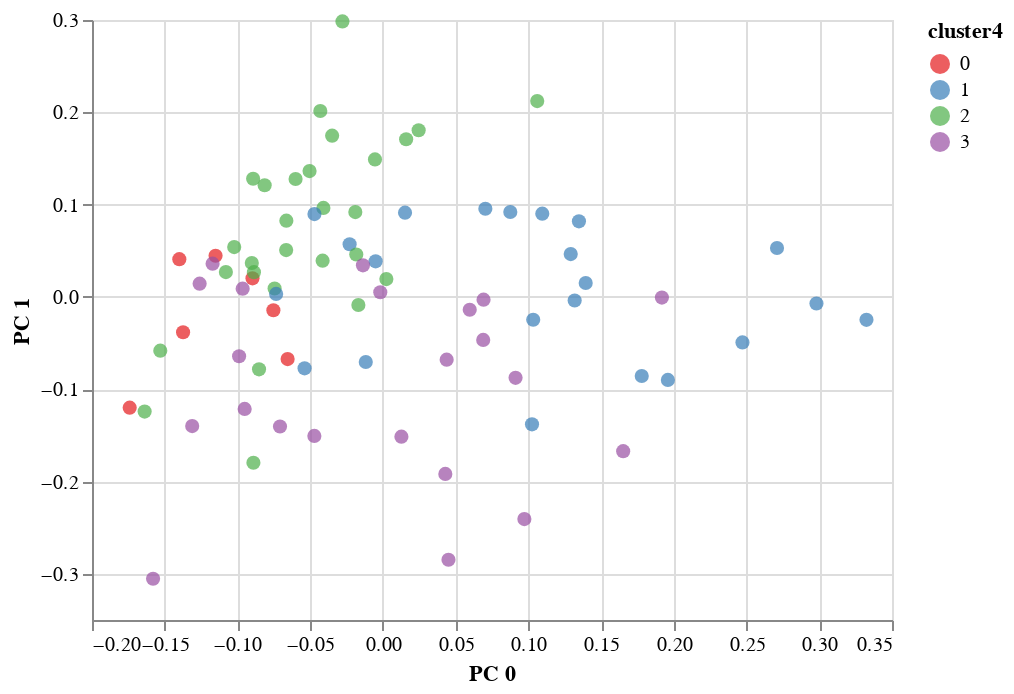

Notebook code for this chart:
### Code cell
alt.Chart(merged_df).mark_circle(size=50).encode(
    x=alt.X('0', axis=alt.Axis(title='PC 0')),
    y=alt.Y('1', axis=alt.Axis(title='PC 1')),
    color=alt.Color('cluster4:N', scale=alt.Scale(scheme='set1')), # # dark2
    tooltip='player'
)

### Figure 1 — Vega-Lite specification as saved in the notebook (floating-point values rounded to 4 significant figures)
{"config": {"view": {"continuousWidth": 400, "continuousHeight": 300}}, "data": {"name": "data-6f985c5b03b6350edf98f94e505e3be0"}, "mark": {"type": "circle", "size": 50}, "encoding": {"color": {"type": "nominal", "field": "cluster4", "scale": {"scheme": "set1"}}, "tooltip": {"type": "nominal", "field": "player"}, "x": {"type": "quantitative", "axis": {"title": "PC 0"}, "field": "0"}, "y": {"type": "quantitative", "axis": {"title": "PC 1"}, "field": "1"}}, "$schema": "https://vega.github.io/schema/vega-lite/v4.8.1.json", "datasets": {"data-6f985c5b03b6350edf98f94e505e3be0": [{"0": 0.1959, "1": -0.0899, "2": -0.05873, "first_cluster": 0, "player": "Steven Adams", "cluster37": 3, "cluster4": 1}, {"0": 0.06919, "1": -0.002983, "2": -0.09541, "first_cluster": 0, "player": "LaMarcus Aldridge", "cluster37": 12, "cluster4": 3}, {"0": 0.09725, "1": -0.2406, "2": -0.1503, "first_cluster": 0, "player": "Giannis Antetokounmpo", "cluster37": 15, "cluster4": 3}, {"0": 0.1779, "1": -0.08572, "2": -0.07249, "first_cluster": 0, "player": "Deandre Ayton", "cluster37": 28, "cluster4": 1}, {"0": 0.1033, "1": -0.02478, "2": 0.01041, "first_cluster": 0, "player": "Marvin Bagley III", "cluster37": 7, "cluster4": 1}, {"0": -0.0753, "1": -0.0144, "2": -0.1437, "first_cluster": 0, "player": "Bradley Beal", "cluster37": 2, "cluster4": 0}, {"0": 0.002368, "1": 0.01929, "2": 0.0116, "first_cluster": 0, "player": "Eric Bledsoe", "cluster37": 23, "cluster4": 2}, {"0": 0.01597, "1": 0.1708, "2": -0.07203, "first_cluster": 0, "player": "Bojan Bogdanovic", "cluster37": 1, "cluster4": 2}, {"0": -0.1311, "1": -0.1399, "2": -0.1455, "first_cluster": 0, "player": "Devin Booker", "cluster37": 5, "cluster4": 3}, {"0": -0.02289, "1": 0.0571, "2": -0.1792, "first_cluster": 0, "player": "Jimmy Butler", "cluster37": 7, "cluster4": 1}, {"0": 0.2981, "1": -0.007097, "2": -0.1789, "first_cluster": 0, "player": "Clint Capela", "cluster37": 3, "cluster4": 1}, {"0": 0.1291, "1": 0.04642, "2": 0.07561, "first_cluster": 0, "player": "Willie Cauley-Stein", "cluster37": 3, "cluster4": 1}, {"0": -0.04091, "1": 0.0964, "2": 0.04754, "first_cluster": 0, "player": "Jordan Clarkson", "cluster37": 6, "cluster4": 2}, {"0": 0.1394, "1": 0.01511, "2": -0.1064, "first_cluster": 0, "player": "John Collins", "cluster37": 7, "cluster4": 1}, {"0": -0.1022, "1": 0.05401, "2": -0.1253, "first_cluster": 0, "player": "Mike Conley", "cluster37": 25, "cluster4": 2}, {"0": -0.06005, "1": 0.1278, "2": -0.1791, "first_cluster": 0, "player": "Stephen Curry", "cluster37": 21, "cluster4": 2}, {"0": 0.0912, "1": -0.08765, "2": -0.1812, "first_cluster": 0, "player": "Anthony Davis", "cluster37": 8, "cluster4": 3}, {"0": -0.07075, "1": -0.1404, "2": -0.06203, "first_cluster": 0, "player": "DeMar DeRozan", "cluster37": 12, "cluster4": 3}, {"0": -0.04145, "1": 0.03929, "2": -0.007219, "first_cluster": 0, "player": "Spencer Dinwiddie", "cluster37": 13, "cluster4": 2}, {"0": -0.08902, "1": -0.1796, "2": -0.001809, "first_cluster": 0, "player": "Luka Doncic", "cluster37": 25, "cluster4": 2}, {"0": 0.1652, "1": -0.1671, "2": 0.01475, "first_cluster": 0, "player": "Andre Drummond", "cluster37": 0, "cluster4": 3}, {"0": -0.00181, "1": 0.005028, "2": -0.132, "first_cluster": 0, "player": "Kevin Durant", "cluster37": 24, "cluster4": 3}, {"0": 0.04291, "1": -0.1917, "2": -0.1125, "first_cluster": 0, "player": "Joel Embiid", "cluster37": 30, "cluster4": 3}, {"0": -0.06639, "1": 0.08266, "2": 0.05577, "first_cluster": 0, "player": "Evan Fournier", "cluster37": 18, "cluster4": 2}, {"0": -0.09504, "1": -0.1213, "2": 0.06791, "first_cluster": 0, "player": "De'Aaron Fox", "cluster37": 8, "cluster4": 3}, {"0": 0.02457, "1": 0.1805, "2": -0.1245, "first_cluster": 0, "player": "Danilo Gallinari", "cluster37": 13, "cluster4": 2}, {"0": -0.08966, "1": 0.02014, "2": -0.1643, "first_cluster": 0, "player": "Paul George", "cluster37": 4, "cluster4": 0}, {"0": -0.005013, "1": 0.03857, "2": 0.1656, "first_cluster": 0, "player": "Shai Gilgeous-Alexander", "cluster37": 16, "cluster4": 1}, {"0": 0.3324, "1": -0.02481, "2": -0.08079, "first_cluster": 0, "player": "Rudy Gobert", "cluster37": 17, "cluster4": 1}, {"0": -0.01687, "1": -0.008804, "2": 0.03593, "first_cluster": 0, "player": "Aaron Gordon", "cluster37": 35, "cluster4": 2}, {"0": 0.1061, "1": 0.2121, "2": -0.03748, "first_cluster": 0, "player": "Jerami Grant", "cluster37": 23, "cluster4": 2}, {"0": -0.06551, "1": -0.06738, "2": -0.07304, "first_cluster": 0, "player": "Blake Griffin", "cluster37": 32, "cluster4": 0}, {"0": -0.1741, "1": -0.1199, "2": -0.1944, "first_cluster": 0, "player": "James Harden", "cluster37": 10, "cluster4": 0}, {"0": 0.1918, "1": -0.0007454, "2": 0.02256, "first_cluster": 0, "player": "Montrezl Harrell", "cluster37": 26, "cluster4": 3}, {"0": 0.01521, "1": 0.09126, "2": -0.1516, "first_cluster": 0, "player": "Tobias Harris", "cluster37": 36, "cluster4": 1}, {"0": -0.03491, "1": 0.1747, "2": -0.02297, "first_cluster": 0, "player": "Buddy Hield", "cluster37": 27, "cluster4": 2}, {"0": -0.08516, "1": -0.07848, "2": -0.05464, "first_cluster": 0, "player": "Jrue Holiday", "cluster37": 6, "cluster4": 2}, {"0": 0.1348, "1": 0.08187, "2": 0.07102, "first_cluster": 0, "player": "Serge Ibaka", "cluster37": 31, "cluster4": 1}, {"0": -0.01178, "1": -0.07046, "2": -0.0657, "first_cluster": 0, "player": "Brandon Ingram", "cluster37": 7, "cluster4": 1}, {"0": -0.07446, "1": 0.009093, "2": -0.09074, "first_cluster": 0, "player": "Kyrie Irving", "cluster37": 6, "cluster4": 2}, {"0": -0.05386, "1": -0.0774, "2": 0.265, "first_cluster": 0, "player": "Josh Jackson", "cluster37": 36, "cluster4": 1}, {"0": -0.08131, "1": 0.121, "2": 0.0947, "first_cluster": 0, "player": "Reggie Jackson", "cluster37": 18, "cluster4": 2}, {"0": -0.04713, "1": -0.1506, "2": -0.1474, "first_cluster": 0, "player": "LeBron James", "cluster37": 20, "cluster4": 3}, {"0": 0.01272, "1": -0.1514, "2": 0.05148, "first_cluster": 0, "player": "Nikola Jokic", "cluster37": 34, "cluster4": 3}, {"0": -0.08867, "1": 0.02681, "2": 0.1537, "first_cluster": 0, "player": "Kevin Knox", "cluster37": 23, "cluster4": 2}, {"0": -0.01831, "1": 0.04595, "2": -0.02121, "first_cluster": 0, "player": "Kyle Kuzma", "cluster37": 1, "cluster4": 2}, {"0": -0.005451, "1": 0.149, "2": 0.03927, "first_cluster": 0, "player": "Jeremy Lamb", "cluster37": 35, "cluster4": 2}, {"0": -0.09887, "1": -0.06425, "2": -0.06316, "first_cluster": 0, "player": "Zach LaVine", "cluster37": 20, "cluster4": 3}, {"0": -0.01372, "1": 0.03424, "2": -0.1865, "first_cluster": 0, "player": "Kawhi Leonard", "cluster37": 20, "cluster4": 3}, {"0": -0.115, "1": 0.04457, "2": -0.1005, "first_cluster": 0, "player": "Damian Lillard", "cluster37": 4, "cluster4": 0}, {"0": -0.05044, "1": 0.1364, "2": -0.06919, "first_cluster": 0, "player": "CJ McCollum", "cluster37": 6, "cluster4": 2}, {"0": 0.2709, "1": 0.05297, "2": 0.1515, "first_cluster": 0, "player": "JaVale McGee", "cluster37": 29, "cluster4": 1}, {"0": -0.06651, "1": 0.05072, "2": 0.05654, "first_cluster": 0, "player": "Khris Middleton", "cluster37": 1, "cluster4": 2}, {"0": -0.1374, "1": -0.03833, "2": 0.002835, "first_cluster": 0, "player": "Donovan Mitchell", "cluster37": 2, "cluster4": 0}, {"0": -0.09014, "1": 0.0367, "2": 0.04016, "first_cluster": 0, "player": "Jamal Murray", "cluster37": 6, "cluster4": 2}, {"0": 0.1025, "1": -0.138, "2": 0.1168, "first_cluster": 0, "player": "Jusuf Nurkic", "cluster37": 26, "cluster4": 1}, {"0": 0.04383, "1": -0.06798, "2": 0.03307, "first_cluster": 0, "player": "Julius Randle", "cluster37": 8, "cluster4": 3}, {"0": -0.02782, "1": 0.2985, "2": -0.02507, "first_cluster": 0, "player": "JJ Redick", "cluster37": 9, "cluster4": 2}, {"0": -0.08923, "1": 0.128, "2": -0.000244, "first_cluster": 0, "player": "Josh Richardson", "cluster37": 18, "cluster4": 2}, {"0": -0.04707, "1": 0.08973, "2": -0.008168, "first_cluster": 0, "player": "Derrick Rose", "cluster37": 16, "cluster4": 1}, {"0": -0.153, "1": -0.05822, "2": 0.1304, "first_cluster": 0, "player": "D'Angelo Russell", "cluster37": 11, "cluster4": 2}, {"0": 0.1318, "1": -0.003889, "2": 0.1787, "first_cluster": 0, "player": "Domantas Sabonis", "cluster37": 3, "cluster4": 1}, {"0": -0.108, "1": 0.02687, "2": 0.1619, "first_cluster": 0, "player": "Dennis Schroder", "cluster37": 35, "cluster4": 2}, {"0": -0.1171, "1": 0.036, "2": 0.1352, "first_cluster": 0, "player": "Collin Sexton", "cluster37": 14, "cluster4": 3}, {"0": 0.08758, "1": 0.09199, "2": 0.03525, "first_cluster": 0, "player": "Pascal Siakam", "cluster37": 19, "cluster4": 1}, {"0": 0.04508, "1": -0.2848, "2": 0.09438, "first_cluster": 0, "player": "Ben Simmons", "cluster37": 0, "cluster4": 3}, {"0": -0.01896, "1": 0.0919, "2": 0.1027, "first_cluster": 0, "player": "Jayson Tatum", "cluster37": 35, "cluster4": 2}, {"0": -0.04304, "1": 0.2014, "2": -0.01079, "first_cluster": 0, "player": "Klay Thompson", "cluster37": 11, "cluster4": 2}, {"0": 0.06896, "1": -0.04657, "2": 0.02485, "first_cluster": 0, "player": "Karl-Anthony Towns", "cluster37": 24, "cluster4": 3}, {"0": 0.1096, "1": 0.09022, "2": 0.1563, "first_cluster": 0, "player": "Myles Turner", "cluster37": 36, "cluster4": 1}, {"0": 0.05969, "1": -0.01392, "2": 0.0846, "first_cluster": 0, "player": "Nikola Vucevic", "cluster37": 22, "cluster4": 3}, {"0": -0.0734, "1": 0.003283, "2": 0.2079, "first_cluster": 0, "player": "Dwyane Wade", "cluster37": 19, "cluster4": 1}, {"0": -0.14, "1": 0.04095, "2": -0.009421, "first_cluster": 0, "player": "Kemba Walker", "cluster37": 33, "cluster4": 0}, {"0": -0.158, "1": -0.3053, "2": 0.09341, "first_cluster": 0, "player": "Russell Westbrook", "cluster37": 24, "cluster4": 3}, {"0": 0.2472, "1": -0.04926, "2": 0.2166, "first_cluster": 0, "player": "Hassan Whiteside", "cluster37": 3, "cluster4": 1}, {"0": -0.09643, "1": 0.008924, "2": 0.07016, "first_cluster": 0, "player": "Andrew Wiggins", "cluster37": 14, "cluster4": 3}, {"0": -0.126, "1": 0.01437, "2": 0.1135, "first_cluster": 0, "player": "Lou Williams", "cluster37": 20, "cluster4": 3}, {"0": 0.07043, "1": 0.09553, "2": 0.1447, "first_cluster": 0, "player": "Thaddeus Young", "cluster37": 31, "cluster4": 1}, {"0": -0.1638, "1": -0.1242, "2": 0.1711, "first_cluster": 0, "player": "Trae Young", "cluster37": 25, "cluster4": 2}]}}
